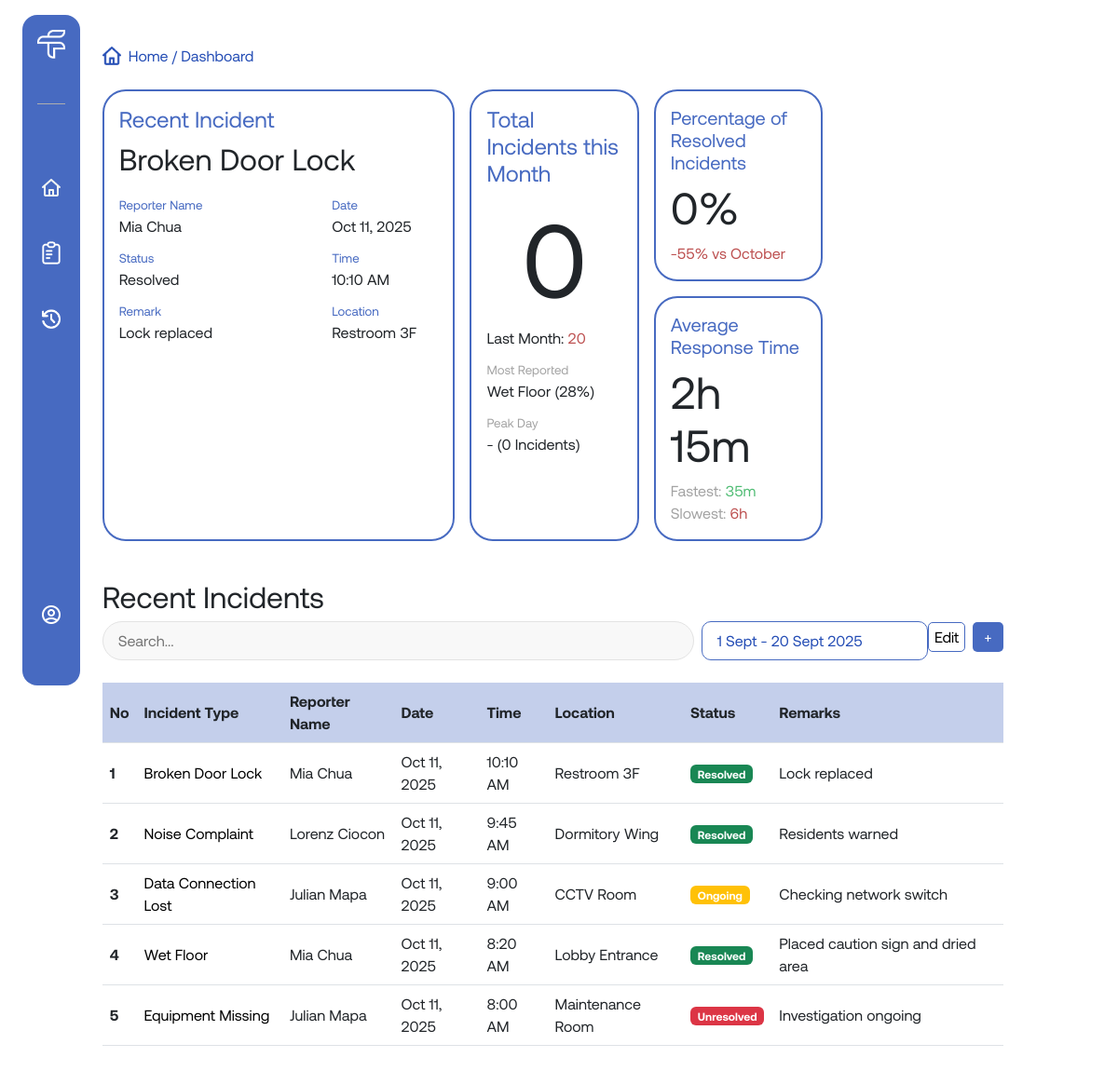
The page /pages/dashboard.php (signed in) on the database as committed earlier.
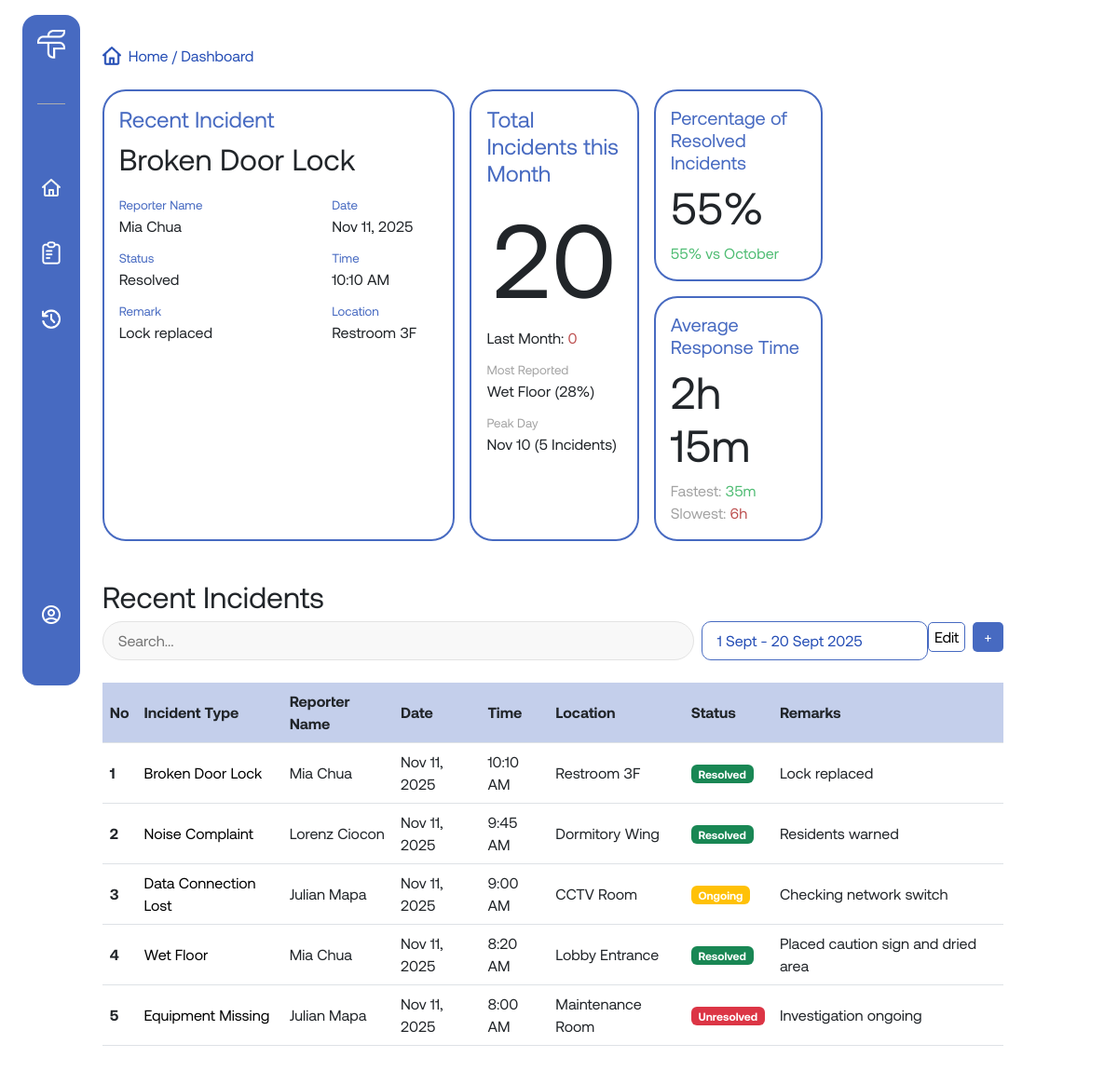
The same page on the database as committed later.
### tables this page shows
CREATE TABLE incidents (
  incident_id INT(10) AUTO_INCREMENT PRIMARY KEY,
  description VARCHAR(255) NOT NULL,
  location VARCHAR(255) NOT NULL,
  reported_by INT(10),
  role_assigned_to VARCHAR(255),
  status VARCHAR(255) DEFAULT 'Ongoing',
  remarks VARCHAR(255),
  date DATE,
  time TIME,
  FOREIGN KEY (reported_by) REFERENCES users(user_id) ON DELETE SET NULL
);

CREATE TABLE users (
  user_id INT(10) AUTO_INCREMENT PRIMARY KEY,
  name VARCHAR(255) NOT NULL,
  role VARCHAR(255) NOT NULL,
  username VARCHAR(255) UNIQUE NOT NULL,
  password VARCHAR(255) NOT NULL
);

### pages/dashboard.php (the view, shortened to what this page needs)
<?php
    include('../includes/db_connect.php');
    if(isset($_SESSION['user_id'])){
        $user_id = $_SESSION['user_id'] ;
        $sql = "SELECT role FROM users WHERE user_id = $user_id";
        $result = mysqli_query($conn, $sql);
        if($result && mysqli_num_rows($result) > 0){
            $row = mysqli_fetch_assoc($result);
            $user_role = htmlspecialchars($row['role']);
        }
        if ($user_role == 'Admin') {
            $sql = "SELECT incidents.incident_id, incidents.description, users.name AS reporter_name, incidents.location, incidents.date, incidents.time, incidents.status, incidents.remarks
                    FROM incidents
                    LEFT JOIN users ON incidents.reported_by = users.user_id
                    ORDER BY incidents.incident_id DESC
                    LIMIT 5" ;
            $table_header = 'Recent' ;
        }
        $result_incidents = mysqli_query($conn, $sql);
        if ($user_role == 'Admin') {
            $recent_sql = "
                SELECT incidents.description, incidents.location, incidents.date, incidents.time, incidents.status, incidents.remarks, users.name AS reporter_name
                FROM incidents
                LEFT JOIN users ON incidents.reported_by = users.user_id
                ORDER BY incidents.incident_id DESC
                LIMIT 1
            ";
        }
        $recent_result = mysqli_query($conn, $recent_sql);
        $recent_incident = null;
        if ($recent_result && mysqli_num_rows($recent_result) > 0) {
            $recent_incident = mysqli_fetch_assoc($recent_result);
        }
        if ($recent_incident) {
            $recent_description = htmlspecialchars($recent_incident['description']);
            $recent_reporter = htmlspecialchars($recent_incident['reporter_name']);
            $recent_status = htmlspecialchars($recent_incident['status']);
            $recent_remarks = htmlspecialchars($recent_incident['remarks']);
            $recent_date = date("M d, Y", strtotime($recent_incident['date']));
            $recent_time = date("g:i A", strtotime($recent_incident['time']));
            $recent_location = htmlspecialchars($recent_incident['location']);
        }
        $role_condition = ($user_role != 'Admin') ? "AND incidents.role_assigned_to = '$user_role'" : "";
        $peak_day_sql = "
            SELECT date, COUNT(*) AS incidents_count
            FROM incidents
            WHERE MONTH(date) = 11 AND YEAR(date) = YEAR(CURDATE()) $role_condition
            GROUP BY date
            ORDER BY incidents_count DESC
            LIMIT 1
        ";
        $peak_day_result = mysqli_query($conn, $peak_day_sql);
        $peak_day = ['date' => '-', 'count' => 0];
        if ($peak_day_result && mysqli_num_rows($peak_day_result) > 0) {
            $row = mysqli_fetch_assoc($peak_day_result);
            $peak_day = [
                'date' => date("M d", strtotime($row['date'])),
                'count' => (int)$row['incidents_count']
            ];
        }
        function getTotalIncidentsByMonth($conn, $month, $role_condition) {
            $sql = "
                SELECT COUNT(*) AS total_incidents
                FROM incidents
                WHERE MONTH(date) = $month AND YEAR(date) = YEAR(CURDATE()) $role_condition
            ";
            $result = mysqli_query($conn, $sql);
            if ($result && mysqli_num_rows($result) > 0) {
                $row = mysqli_fetch_assoc($result);
                return (int)$row['total_incidents'];
            }
            return 0;
        }
        $november_total   = getTotalIncidentsByMonth($conn, 11, $role_condition);
        $october_total = getTotalIncidentsByMonth($conn, 10, $role_condition);
        function getIncidentCount($conn, $statusCondition, $month, $role_condition) {
            $sql = "SELECT COUNT(*) AS count FROM incidents
                    WHERE $statusCondition AND MONTH(date) = $month $role_condition;";
            $result = mysqli_query($conn, $sql);
            if ($result && mysqli_num_rows($result) > 0) {
                $row = mysqli_fetch_assoc($result);
                return (int)$row['count'];
            }
            return 0;
        }
        $resolved_incidents_this_month   = getIncidentCount($conn, "status = 'Resolved'", 11, $role_condition);
        $resolved_incidents_last_month   = getIncidentCount($conn, "status = 'Resolved'", 10, $role_condition);
        $this_resolved_pct   = $november_total > 0 ? round(($resolved_incidents_this_month / $november_total) * 100, 0) : 0;
        $last_resolved_pct   = $october_total > 0 ? round(($resolved_incidents_last_month / $october_total) * 100, 0) : 0;
        $improvement_pct = round($this_resolved_pct - $last_resolved_pct, 0);
        $improvement_style = $improvement_pct < 0 ? "red-text" : "green-text";
    }
?>
<!DOCTYPE html>
<html lang="en">
<head>
    <link href="https://cdn.jsdelivr.net/npm/bootstrap@5.3.8/dist/css/bootstrap.min.css" rel="stylesheet">
    <link rel="stylesheet" href="../assets/css/style.css">
</head>
<body>
    <div class="layout d-md-flex w-md-100">
        <?php include('../includes/navbar.php') ?>
        <div class="main-content flex-md-fill p-md-3 pt-md-5">
            <div class="main-content-container w-90 mx-auto mx-md-0 w-md-100">
                <p class="page-info"> <img src="../assets/images/blue-home-icon.png" alt=""><span>Home  /  Dashboard</span></p>
                <div class="dashboard-cards my-4 d-md-grid gap-md-3">
                    <div class="recent-incident dash-card dash-card-left">
                        <h4>Recent Incident</h4>
                        <h2><?= $recent_description ?></h2>
                        <div class="recent-bot-card">
                            <div class="recent-left">
                                <p class="recent-labels">Reporter Name</p>
                                <p><?= $recent_reporter ?></p>
                                <p class="recent-labels">Status</p>
                                <p><?= $recent_status ?></p>
                                <p class="recent-labels">Remark</p>
                                <p><?= $recent_remarks ?></p>
                            </div>
                            <div class="recent-right">
                                <p class="recent-labels">Date</p>
                                <p><?= $recent_date ?></p>
                                <p class="recent-labels">Time</p>
                                <p><?= $recent_time ?></p>
                                <p class="recent-labels">Location</p>
                                <p><?= $recent_location ?></p>
                            </div>
                        </div>
                    </div>
                    <div class="dash-card-right">
                        <div class="total-incidents dash-card">
                            <h4>Total Incidents this Month</h4>
                            <h1 class="text-center"><?= $november_total ?></h1>
                            <p>Last Month: <span class="red-text"><?= $october_total ?></span></p>
                            <p class="total-labels">Most Reported</p>
                            <p>Wet Floor (28%)</p>
                            <p class="total-labels">Peak Day</p>
                            <p><?= $peak_day['date'] ?> (<?= $peak_day['count'] ?> Incidents)</p>
                        </div>
                        <div class="right-right-col">
                            <div class="percentage dash-card">
                                <h4>Percentage of Resolved Incidents</h4>
                                <h2><?= $this_resolved_pct ?>%</h2>
                                <p class="<?= $improvement_style?>"><?= $improvement_pct?>% vs October</p>
                            </div>
                            <div class="average-time dash-card">
                                <h4>Average Response Time</h4>
                                <h2>2h 15m</h2>
                                <p>Fastest: <span class="green-text">35m</span></p>
                                <p>Slowest: <span class="red-text">6h</span></p>
                            </div>
                        </div>
                    </div>
                </div>
                <h2><?= $table_header?> Incidents</h2>
                <div class="table-search-group">
                    <div class="top-search">
                        <input type="text" placeholder="Search...">
                        <div class="filter-date">
                            <p>1 Sept - 20 Sept 2025</p>
                        </div>
                    </div>
                    <div class="bot-search">
                        <button class="edit-btn" id="toggleEditMode">Edit</button>
                        <a href="./add-incident.php">+</a>
                    </div>
                </div>
                <table class="incident-table">
                    <thead>
                    <tr class="header-row">
                        <th scope="col">No</th>
                        <th scope="col">Incident Type</th>
                        <th scope="col">Reporter Name</th>
                        <th scope="col">Date</th>
                        <th scope="col">Time</th>
                        <th scope="col">Location</th>
                        <th scope="col">Status</th>
                        <th scope="col">Remarks</th>
                        <th class="edit-col"></th>
                    </tr>
                    </thead>
                    <tbody>
                        <?php
                            if ($result_incidents && mysqli_num_rows($result_incidents) > 0) {
                                $count = 1;
                                while ($row = mysqli_fetch_array($result_incidents)) {
                                    $incidentId = htmlspecialchars($row['incident_id']);
                                    $description = htmlspecialchars($row['description']);
                                    $reporter = htmlspecialchars($row['reporter_name']);
                                    $location = htmlspecialchars($row['location']);
                                    $date = date("M d, Y", strtotime($row['date']));
                                    $time = date("g:i A", strtotime($row['time']));
                                    $status = htmlspecialchars($row['status']);
                                    $remarks = htmlspecialchars($row['remarks']);
                                    $badgeClass = '';
                                    if ($status == 'Resolved') $badgeClass = 'bg-success';
                                    elseif ($status == 'Ongoing') $badgeClass = 'bg-warning';
                                    else $badgeClass = 'bg-danger';
                                    echo "
                                    <tr data-id='{$incidentId}'>
                                        <th scope='row' data-label='No'>{$count}</th>
                                        <td data-label='Incident Type'>{$description}</td>
                                        <td data-label='Reporter Name'>{$reporter}</td>
                                        <td data-label='Date'>{$date}</td>
                                        <td data-label='Time'>{$time}</td>
                                        <td data-label='Location'>{$location}</td>
                                        <td data-label='Status'><span class='badge {$badgeClass}'>{$status}</span></td>
                                        <td data-label='Remarks'>{$remarks}</td>
                                        <td class='edit-cell'></td>
                                    </tr>
                                    ";
                                    $count++;
                                }
                            } else {
                                echo "
                                <tr>
                                    <td colspan='9' class='text-center'>No incidents found.</td>
                                </tr>";
                            }
                        ?>
                    </tbody>
                </table>
            </div>
        </div>
    </div>
</body>
<?php include('../includes/footer.php') ?>

### includes/navbar.php (shortened to what this page needs)
<?php
    include('../includes/db_connect.php') ;
    $user_name = 'Guest' ;
    if(isset($_SESSION['user_id'])){
        $user_id = $_SESSION['user_id'] ;
        $sql = "SELECT name FROM users WHERE user_id = $user_id";
        $result = mysqli_query($conn, $sql);
        if($result && mysqli_num_rows($result) > 0){
            $row = mysqli_fetch_assoc($result);
            $user_name = htmlspecialchars($row['name']);
        }
    }
?>
<div class="nav-bar collapsed d-none d-md-block py-md-3 overflow-hidden">
    <div class="main-container d-md-flex flex-md-column rounded-4 p-md-3">
        <div class="nav-header d-md-flex align-items-md-center justify-content-md-center pb-md-5">
            <img src="../assets/images/white-logo.png" alt="" class="nav-logo">
        </div>
        <nav>
            <ul>
                <li><a href="../pages/dashboard.php"><img src="../assets/images/home-icon.png" alt=""><span>Home</span></a></li>
                <li><a href="../pages/reports.php"><img src="../assets/images/reports-icon.png" alt=""><span>Reports</span></a></li>
                <li><a href="../pages/history.php"><img src="../assets/images/history-icon.png" alt=""><span>History</span></a></li>
            </ul>
            <ul class="bot-nav">
                <li><a href="../pages/account.php"><img src="../assets/images/accounts-icon.png" alt=""><span><?= $user_name ?></span></a></li>
            </ul>
        </nav>
    </div>
</div>

### includes/footer.php (shortened to what this page needs)
</html>

Rows that differ between the two databases and show on the page:
changed incidents "Broken Door Lock": date "Oct 11, 2025" → "Nov 11, 2025"
changed incidents "Noise Complaint": date "Oct 11, 2025" → "Nov 11, 2025"
changed incidents "Data Connection Lost": date "Oct 11, 2025" → "Nov 11, 2025"
changed incidents "Wet Floor": date "Oct 11, 2025" → "Nov 11, 2025"
changed incidents "Equipment Missing": date "Oct 11, 2025" → "Nov 11, 2025"
Other text that changed with them:
$november_total: "0" → "20"
$october_total: "20" → "0"
$peak_day['date']: "-" → "Nov 10"
$peak_day['count']: "0" → "5"
$this_resolved_pct: "0" → "55"
$improvement_pct: "-55" → "55"
